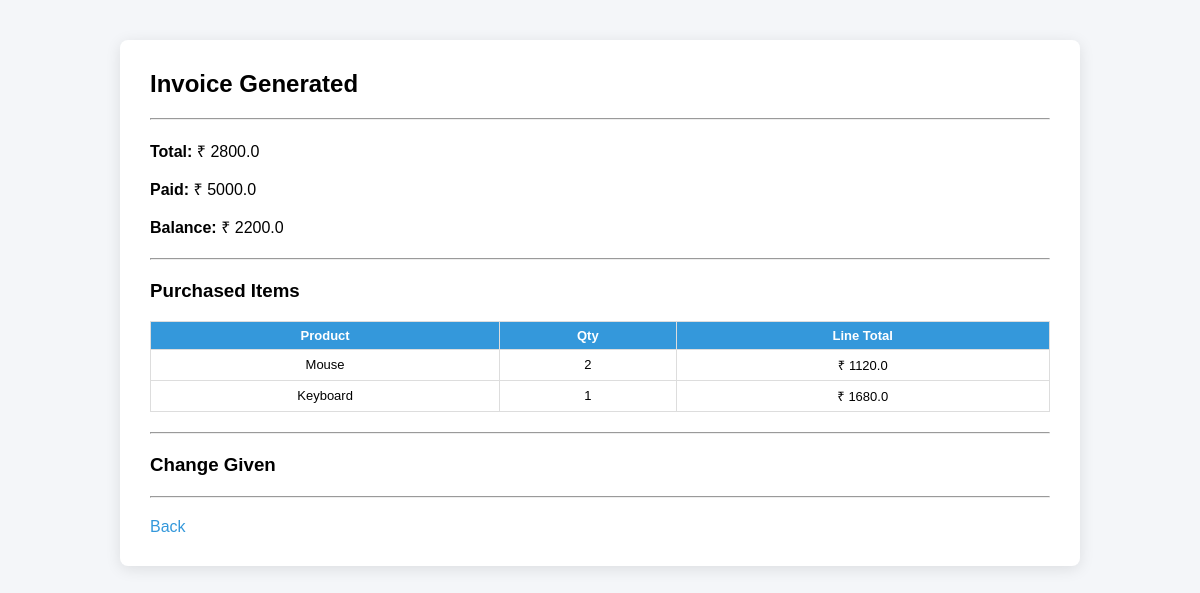
The app's page /history/purchase/2 with its own data.
### app/models.py (models this page shows)
class Purchase(Base):
    __tablename__ = "purchases"
    id = Column(Integer, primary_key=True, index=True)
    customer_email = Column(String, nullable=False)
    total_amount = Column(Float, nullable=False)
    paid_amount = Column(Float, nullable=False)
    created_at = Column(DateTime, default=datetime.utcnow)
    items = relationship("PurchaseItem", back_populates="purchase")

class PurchaseItem(Base):
    __tablename__ = "purchase_items"
    id = Column(Integer, primary_key=True, index=True)
    purchase_id = Column(Integer, ForeignKey("purchases.id"))
    product_id = Column(Integer, ForeignKey("products.id"))
    quantity = Column(Integer, nullable=False)
    line_total = Column(Float, nullable=False)
    purchase = relationship("Purchase", back_populates="items")
    product = relationship("Product", back_populates="items")

class Product(Base):
    __tablename__ = "products"
    id = Column(Integer, primary_key=True, index=True)
    name = Column(String, nullable=False)
    stock = Column(Integer, nullable=False)
    price = Column(Float, nullable=False)
    tax_percentage = Column(Float, nullable=False)
    items = relationship("PurchaseItem", back_populates="product")

### app/routers/history_router.py (the view)
@router.get("/purchase/{purchase_id}", response_class=HTMLResponse)
def view_purchase(request: Request, purchase_id: int, db: Session = Depends(get_db)):
    purchase = db.query(Purchase).filter(Purchase.id == purchase_id).first()
    return templates.TemplateResponse("result.html", {
        "request": request,
        "purchase": purchase,
        "items": purchase.items,
        "total": purchase.total_amount,
        "balance": purchase.paid_amount - purchase.total_amount,
        "change": {"change_breakdown": {}, "remaining_unpaid": 0}
    })

### app/templates/result.html (shortened to what this page needs)
{% extends "base.html" %}
{% block content %}
<h2>Invoice Generated</h2>
<hr>
<p><strong>Total:</strong> ₹ {{ total }}</p>
<p><strong>Paid:</strong> ₹ {{ purchase.paid_amount }}</p>
<p><strong>Balance:</strong> ₹ {{ balance }}</p>
<hr>
<h3>Purchased Items</h3>
<table>
<tr>
    <th>Product</th>
    <th>Qty</th>
    <th>Line Total</th>
</tr>
{% for item in items %}
<tr>
    <td>{{ item.product.name }}</td>
    <td>{{ item.quantity }}</td>
    <td>₹ {{ item.line_total }}</td>
</tr>
{% endfor %}
</table>
<hr>
<h3>Change Given</h3>
<hr>
<a href="/">Back</a>
{% endblock %}

### app/templates/base.html (style rules this page uses)
body { font-family: Arial, sans-serif; background-color: #f4f6f9; margin: 0; }
h1, h2, h3 { margin-top: 0; }
table { width: 100%; border-collapse: collapse; margin-top: 10px; }
th, td { border: 1px solid #ddd; padding: 6px; text-align: center; vertical-align: middle; font-size: 13px; }
th { background-color: #3498db; color: white; }
hr { margin: 20px 0; }
a { color: #3498db; text-decoration: none; }

### records on screen
Purchase: total_amount "2800.0", paid_amount "5000.0"
PurchaseItem: product.name "Mouse", quantity "2", line_total "1120.0"
PurchaseItem: product.name "Keyboard", quantity "1", line_total "1680.0"

### other values on screen
{{ balance }} "2200.0"
